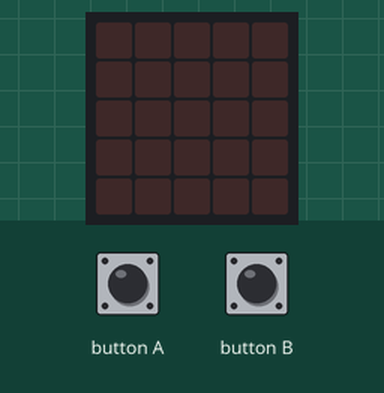
Bench run of a program on a simulated BBC micro:bit (MakeCode). On the bench: the board's 5×5 LED display. Inputs (shaded band) come from the test bench.

Above: at 1.2 s.
1.3 s: button A pressed for 0.15 s
At 2.0 s:
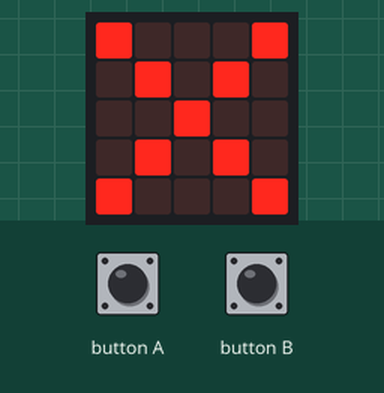
3.8 s: button B pressed for 0.15 s
At 4.6 s:
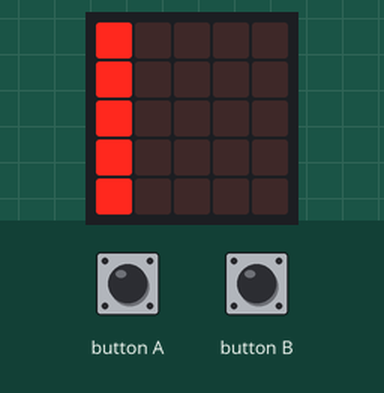
6.3 s: button A pressed for 0.15 s
At 6.65 s:
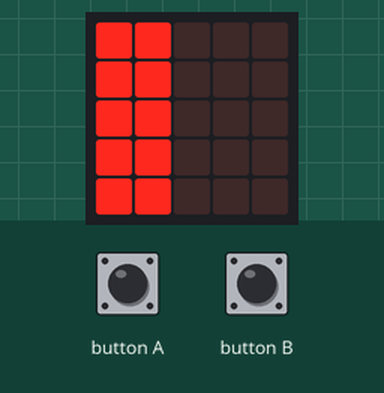
8.3 s: button B pressed for 0.15 s
At 8.65 s:
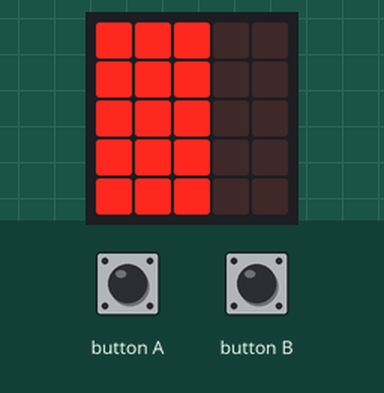
10.3 s: button A pressed for 0.15 s
At 11.1 s:
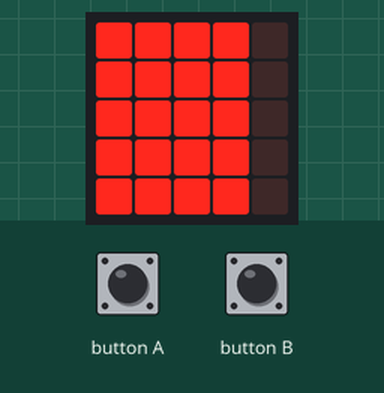
12.8 s: button A pressed for 0.15 s
At 13.6 s:
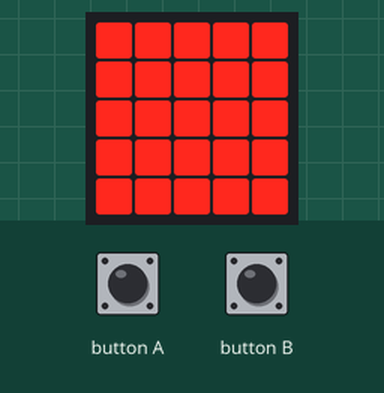
Timing chart, 0 to 15.8 s (numbered marks = the images above; inputs shaded):
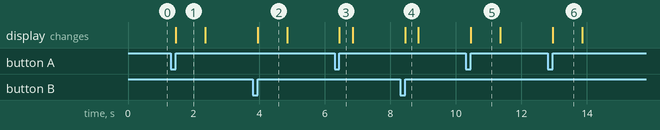

The program:

main.ts
```typescript
input.onButtonPressed(Button.A, function () {
    if (etape == 0) {
        etape = 0
        basic.showLeds(`
            # . . . #
            . # . # .
            . . # . .
            . # . # .
            # . . . #
            `)
        basic.pause(500)
        basic.clearScreen()
    } else {
        if (etape == 1) {
            etape = 2
            basic.showLeds(`
                # # . . .
                # # . . .
                # # . . .
                # # . . .
                # # . . .
                `)
            basic.clearScreen()
            basic.pause(500)
        } else {
            if (etape == 2) {
                etape = 0
                basic.showLeds(`
                    # . . . #
                    . # . # .
                    . . # . .
                    . # . # .
                    # . . . #
                    `)
                basic.pause(500)
                basic.clearScreen()
            } else {
                if (etape == 3) {
                    etape = 4
                    basic.showLeds(`
                        # # # # .
                        # # # # .
                        # # # # .
                        # # # # .
                        # # # # .
                        `)
                    basic.pause(500)
                    basic.clearScreen()
                } else {
                    if (etape == 4) {
                        basic.showLeds(`
                            # # # # #
                            # # # # #
                            # # # # #
                            # # # # #
                            # # # # #
                            `)
                        etape = 0
                        basic.pause(500)
                        basic.clearScreen()
                    }
                }
            }
        }
    }
})
input.onButtonPressed(Button.B, function () {
    if (etape == 0) {
        etape = 1
        basic.showLeds(`
            # . . . .
            # . . . .
            # . . . .
            # . . . .
            # . . . .
            `)
        basic.pause(500)
        basic.clearScreen()
    } else {
        if (etape == 1) {
            etape = 0
            basic.showLeds(`
                # . . . #
                . # . # .
                . . # . .
                . # . # .
                # . . . #
                `)
            basic.pause(500)
            basic.clearScreen()
        } else {
            if (etape == 2) {
                etape = 3
                basic.showLeds(`
                    # # # . .
                    # # # . .
                    # # # . .
                    # # # . .
                    # # # . .
                    `)
                basic.clearScreen()
                basic.pause(500)
            } else {
                if (etape == 3) {
                    etape = 0
                    basic.showLeds(`
                        # . . . #
                        . # . # .
                        . . # . .
                        . # . # .
                        # . . . #
                        `)
                    basic.pause(500)
                    basic.clearScreen()
                } else {
                    if (etape == 4) {
                        etape = 0
                        basic.showLeds(`
                            # . . . #
                            . # . # .
                            . . # . .
                            . # . # .
                            # . . . #
                            `)
                        basic.pause(500)
                        basic.clearScreen()
                    }
                }
            }
        }
    }
})
let etape = 0
etape = 0
```

test.ts
```typescript
// les tests vont ici ; cela ne sera pas compilé si ce paquet est utilisé en tant qu'extension.
```

Measured:
- after the input at 1.3 s, the display: changes after 0.15 s (image 1)
- after the input at 3.8 s, the display: changes after 0.15 s (image 2)
- after the input at 6.3 s, the display: changes after 0.15 s (image 3)
- after the input at 8.3 s, the display: changes after 0.15 s (image 4)
- after the input at 10.3 s, the display: changes after 0.15 s (image 5)
- after the input at 12.8 s, the display: changes after 0.15 s (image 6)
- what the display in image 1 shows lasts 0.9 s, from 1.5 s to 2.4 s
